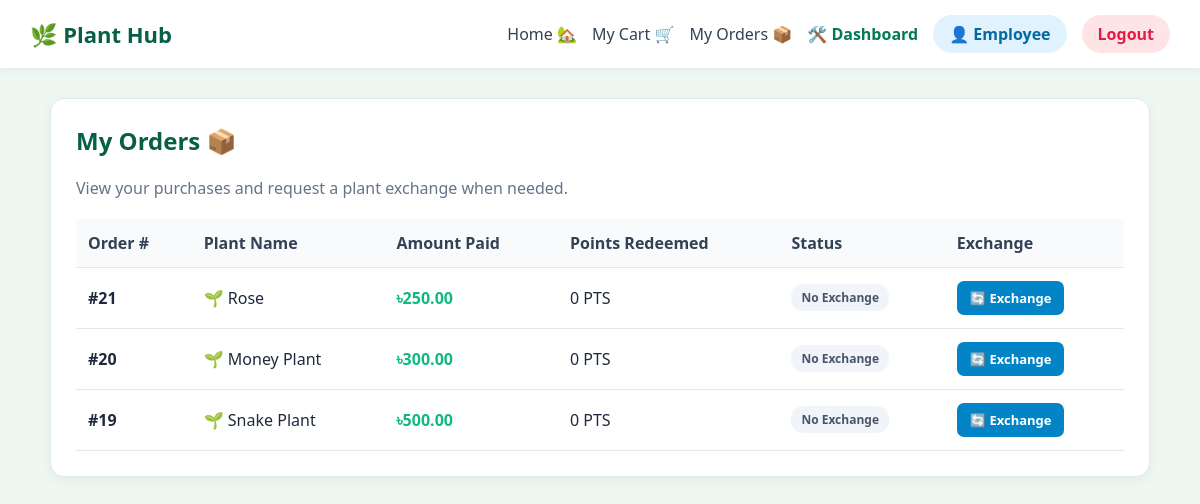
The app's page /my_orders.php (signed in) with its own data.
### tables this page shows
CREATE TABLE `orders` (
  `Order_id` int(11) NOT NULL,
  `Customer_id` int(11) NOT NULL,
  `Plant_id` int(11) NOT NULL,
  `Amount` decimal(10,2) DEFAULT 0.00,
  `Order_date` datetime DEFAULT current_timestamp(),
  `Exchange_status` varchar(50) DEFAULT 'None',
  `points_redeemed` int(11) DEFAULT 0
);

CREATE TABLE `plant` (
  `Plant_ID` int(11) NOT NULL,
  `Plant_name` varchar(100) DEFAULT NULL,
  `Unit_price` decimal(10,2) DEFAULT NULL,
  `Stock_quantity` int(11) DEFAULT 0,
  `Low_stock_level` int(11) DEFAULT NULL,
  `Care_info` varchar(500) DEFAULT NULL,
  `Category_ID` int(11) DEFAULT NULL
);

### my_orders.php (the view, shortened to what this page needs)
<?php
include("DBconnect.php");
$customer_id =
    $_SESSION['customer_id'] ??
    $_SESSION['user_id'] ??
    $_SESSION['Customer_ID'] ??
    $_SESSION['id'] ??
    null;
$clean_customer_id = (int) preg_replace('/[^0-9]/', '', (string)$customer_id);
$query = "
    SELECT
        o.*,
        p.Plant_name,
        p.Unit_price
    FROM orders o
    LEFT JOIN plant p
        ON o.Plant_id = p.Plant_ID
    WHERE o.Customer_id = ?
    ORDER BY o.Order_id DESC
";
$stmt = mysqli_prepare($conn, $query);
if ($stmt) {
    mysqli_stmt_bind_param($stmt, "i", $clean_customer_id);
    mysqli_stmt_execute($stmt);
    $result = mysqli_stmt_get_result($stmt);
} else {
    $result = false;
}
?>
<!DOCTYPE html>
<html lang="en">
<head>
</head>
<body>
<?php include("header.php"); ?>
<div class="container">
    <div class="card">
        <h2>My Orders 📦</h2>
        <p style="color:#64748b;">
            View your purchases and request a plant exchange when needed.
        </p>
        <table class="orders-table">
            <thead>
                <tr>
                    <th>Order #</th>
                    <th>Plant Name</th>
                    <th>Amount Paid</th>
                    <th>Points Redeemed</th>
                    <th>Status</th>
                    <th>Exchange</th>
                </tr>
            </thead>
            <tbody>
            <?php if ($result && mysqli_num_rows($result) > 0): ?>
                <?php while ($row = mysqli_fetch_assoc($result)): ?>
                    <?php
                    $order_id =
                        $row['Order_id']
                        ?? $row['order_id']
                        ?? $row['Order_ID']
                        ?? 0;
                    $plant_id =
                        $row['Plant_id']
                        ?? $row['Plant_ID']
                        ?? $row['plant_id']
                        ?? 0;
                    $plant_name =
                        $row['Plant_name']
                        ?? $row['plant_name']
                        ?? 'Unknown Plant';
                    $amount =
                        $row['Amount']
                        ?? $row['amount']
                        ?? 0;
                    $points =
                        $row['points_redeemed']
                        ?? $row['Points_redeemed']
                        ?? 0;
                    $exchange_status =
                        $row['Exchange_status']
                        ?? $row['exchange_status']
                        ?? 'None';
                    ?>
                    <tr>
                        <td>
                            <strong>
                                #<?php echo htmlspecialchars($order_id); ?>
                            </strong>
                        </td>
                        <td>
                            🌱
                            <?php echo htmlspecialchars($plant_name); ?>
                        </td>
                        <td class="amount">
                            ৳<?php echo number_format((float)$amount, 2); ?>
                        </td>
                        <td>
                            <?php echo (int)$points; ?> PTS
                        </td>
                        <td>
                            <?php
                            $status_lower = strtolower(trim((string)$exchange_status));
                            if ($status_lower === 'pending'):
                            ?>
                                <span class="status-badge status-pending">
                                    Exchange Pending
                                </span>
                            <?php elseif ($status_lower === 'completed'): ?>
                                <span class="status-badge status-completed">
                                    Exchange Completed
                                </span>
                            <?php else: ?>
                                <span class="status-badge status-none">
                                    No Exchange
                                </span>
                            <?php endif; ?>
                        </td>
                        <td>
                            <?php if (
                                $status_lower !== 'pending' &&
                                $status_lower !== 'completed' &&
                                (int)$plant_id > 0
                            ): ?>
                                <a
                                    href="process_exchanges.php?order_id=<?php echo (int)$order_id; ?>&offered_plant_id=<?php echo (int)$plant_id; ?>"
                                    class="exchange-btn"
                                >
                                    🔄 Exchange
                                </a>
                            <?php elseif ($status_lower === 'pending'): ?>
                                <span class="disabled-btn">
                                    ⏳ Pending
                                </span>
                            <?php elseif ($status_lower === 'completed'): ?>
                                <span class="disabled-btn">
                                    ✓ Done
                                </span>
                            <?php else: ?>
                                <span class="disabled-btn">
                                    Not Available
                                </span>
                            <?php endif; ?>
                        </td>
                    </tr>
                <?php endwhile; ?>
            <?php endif; ?>
            </tbody>
        </table>
    </div>
</div>
</body>
</html>

### my_orders.php (style rules this page uses)
body { font-family: 'Segoe UI', sans-serif; background: #eef7f2; margin: 0; color: #1e293b; }
.container { max-width: 1100px; margin: 30px auto; padding: 0 20px; }
.card { background: white; padding: 25px; border-radius: 14px; box-shadow: 0 4px 12px rgba(0,0,0,0.05); border: 1px solid #e2e8f0; }
h2 { margin-top: 0; color: #065f46; }
.orders-table { width: 100%; border-collapse: collapse; margin-top: 20px; }
.orders-table th, .orders-table td { padding: 13px 12px; text-align: left; border-bottom: 1px solid #e2e8f0; }
.orders-table th { background: #f8fafc; color: #334155; font-weight: 700; }
.status-badge { display: inline-block; background: #d1fae5; color: #065f46; padding: 5px 10px; border-radius: 12px; font-size: 12px; font-weight: bold; }
.status-none { background: #f1f5f9; color: #475569; }
.exchange-btn { display: inline-block; background: #0284c7; color: white; text-decoration: none; padding: 8px 13px; border-radius: 7px; font-weight: 700; font-size: 13px; transition: 0.2s; }
.amount { color: #10b981; font-weight: bold; }

### records on screen
orders: Order_id "21", Plant.Plant_name "Rose", Amount "250.00", points_redeemed "0", Exchange_status "No Exchange"
orders: Order_id "20", Plant.Plant_name "Money Plant", Amount "300.00", points_redeemed "0", Exchange_status "No Exchange"
orders: Order_id "19", Plant.Plant_name "Snake Plant", Amount "500.00", points_redeemed "0", Exchange_status "No Exchange"

### other values on screen
$role_label "Employee"
